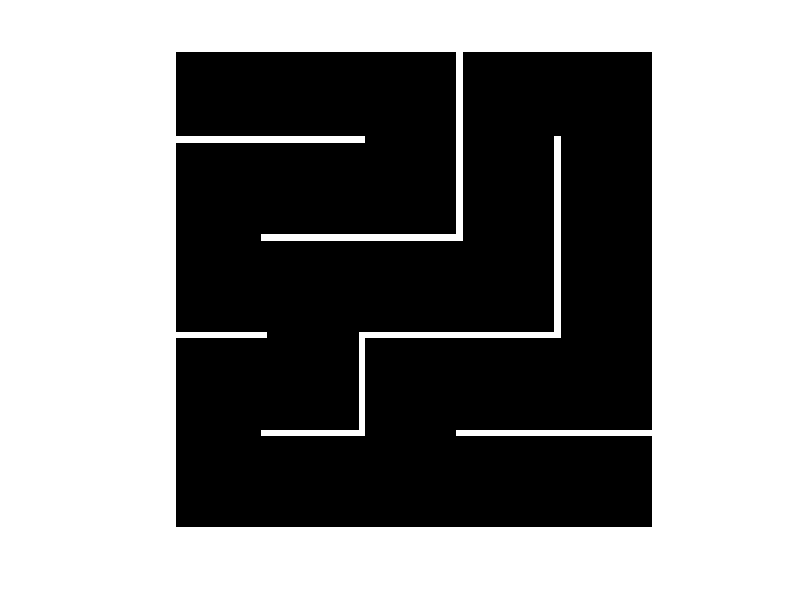

Write MATLAB code to recreate this figure. (Note: this script raises an error after producing the figure.)
clear
clc
close all

addpath('functions')

% in cm
grid_height = 3.75;
grid_width = 3.75;

% how many gridpoints per cm
resolution = 20;

% Generate map
map = zeros(grid_height*resolution,grid_width*resolution);

% Add obstacles
map(1:end,1) = ones(grid_height*resolution,1);
map(1:end,end) = ones(grid_height*resolution,1);
map(1,1:end) = ones(grid_width*resolution,1)';
map(end,1:end) = ones(grid_width*resolution,1)';

div1 = grid_width*resolution/5;
div2 = div1*2;
div3 = div1*3;
div4 = div1*4;

map(div1,1:div2) = ones(1,div2);
map(div3,1:div1) = ones(1,div1);
map(div4,div1:div2) = ones(1,div1+1);
map(div2,div1:div3) = ones(1,div2+1);
map(div3,div2:div4) = ones(1,div2+1);
map(div4,div3:end) = ones(1,div2+1);

map(1:div2,div3) = ones(div2,1);
map(div1:div3,div4) = ones(div2+1,1);
map(div3:div4,div2) = ones(div1+1,1);

figure, imshow(map)

map = imdilate(map,strel('disk',6));

figure, imshow(map)

% Clone map with obstacles as a reference
obstacles = map;

% Elements
goal = [floor(div1/2) floor(div1/2)];
start = [div4+floor(div1/2) div4+floor(div1/2)];

if map(goal(1),goal(2)) == 0
    if map(start(1),start(2)) == 0
        disp('path planning possible')
    end
else
    disp('path planning not possible')
    return
end

% Find populated map with distance info
wavemap = wave(goal,start,map,obstacles)
% Identify the route
route = findroute(goal,start,wavemap,obstacles)

smrscript(route,resolution)



